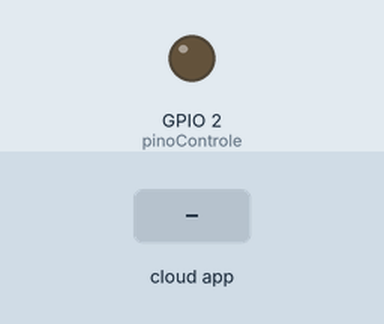
Simulated run of this sketch. Board: ESP32. Shown: output pins drawn as LEDs (lit = HIGH). The inputs (shaded band) are chosen by the test bench. WiFi joins after 1.5 s; servers stay silent unless stated; the Firebase database answers and starts empty; what the sketch prints to the serial monitor is not drawn.

Above: at 3.2 s.
3.3 s: the phone or cloud app sets Culto to 1
At 4.8 s:
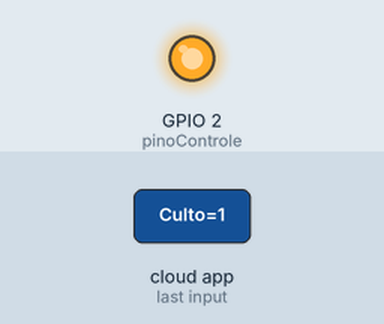
Timing chart, 0 to 14.8 s (numbered marks = the images above; inputs shaded):
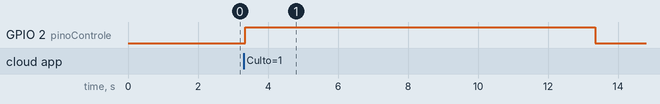

Measured:
- after the input at 3.3 s, GPIO 2 (pinoControle): LOW → HIGH after 0.05 s, → LOW 10.0 s later

The sketch:

ConnectArdToFirebase.ino
```cpp
#include <WiFi.h>
#include <IOXhop_FirebaseESP32.h>

#define WIFI_SSID "URSINHO 2.4G"
#define WIFI_PASSWORD "soumuitofeliz"
#define FIREBASE_HOST "https://arduino-98100-default-rtdb.firebaseio.com/"
#define FIREBASE_AUTH  "1JROD3Y8FhKGDd7l3hr3PdSebK0TCae0m36PSrs4"

// Biblioteca ArduinoJson (Benoit Blanchon) precisa estar na versão 5.13.5 pra baixo

const int pinoControle = 2;
bool verificacao = false;

void setup() {

  pinMode(pinoControle, OUTPUT);
  Serial.begin(9600);
  int d = 0;

  // Conexão com o Wifi
  WiFi.begin(WIFI_SSID, WIFI_PASSWORD);

  Serial.print("Conectando ao Wifi");

  // Loop para checar se conectou ao wifi
  while (WiFi.status() != WL_CONNECTED)
  {
    Serial.print(". ");
    delay(1000);
    d++;
    if (d == 15)
    {
      break;
    }
  }

  // Conexão com Banco de Dados
  Firebase.begin(FIREBASE_HOST, FIREBASE_AUTH);
  Serial.println("Conectado ao Firebase");
}

void loop() {
  bool verificacao = Firebase.getBool("/Culto");


    // Se a veriricação estiver false, desliga lâmpada;
    if (verificacao == 0)
    {
      digitalWrite(pinoControle, LOW);
    } else // Se estiver true, liga durante 2 minutos depois apaga
    {
      for(int j = 0; j < 1; j++){
        for(int i = 0; i < 10;i++)
        {
          digitalWrite(pinoControle, HIGH);
          delay(1000);
        }
      digitalWrite(pinoControle, LOW);
      delay(2000);
      Firebase.setBool("/Culto", false);
    }
    }
}

// Código para mostrar as redes Wifi Disponíveis
// #include <WiFi.h>

// void setup() {
//   Serial.begin(9600);
//   WiFi.mode(WIFI_STA);
//   WiFi.disconnect(); // Desconecta de qualquer rede previamente conectada
//   delay(1000);

//   Serial.println("Escaneando redes WiFi...");
//   int n = WiFi.scanNetworks();
//   Serial.println("Redes encontradas:");
//   for (int i = 0; i < n; ++i) {
//     // Mostra o SSID de cada rede
//     Serial.print(i + 1);
//     Serial.print(": ");
//     Serial.print(WiFi.SSID(i));
//     Serial.print(" (");
//     Serial.print(WiFi.RSSI(i)); // Mostra a intensidade do sinal
//     Serial.println(" dBm)");
//   }
// }

// void loop() {
//   // Nada aqui
// }
```
